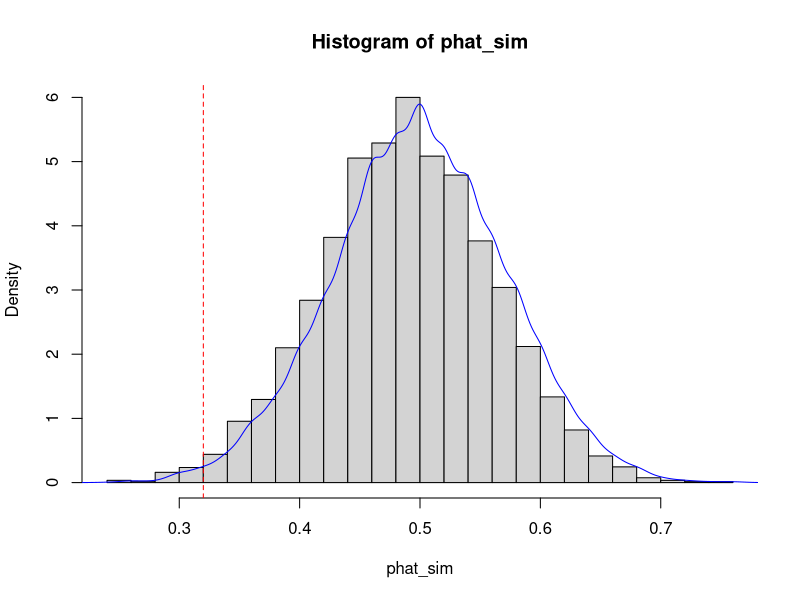
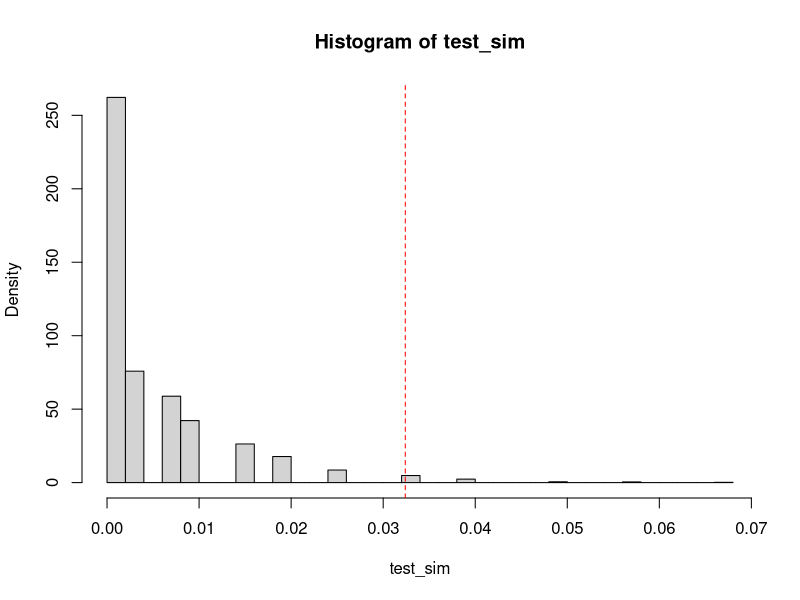
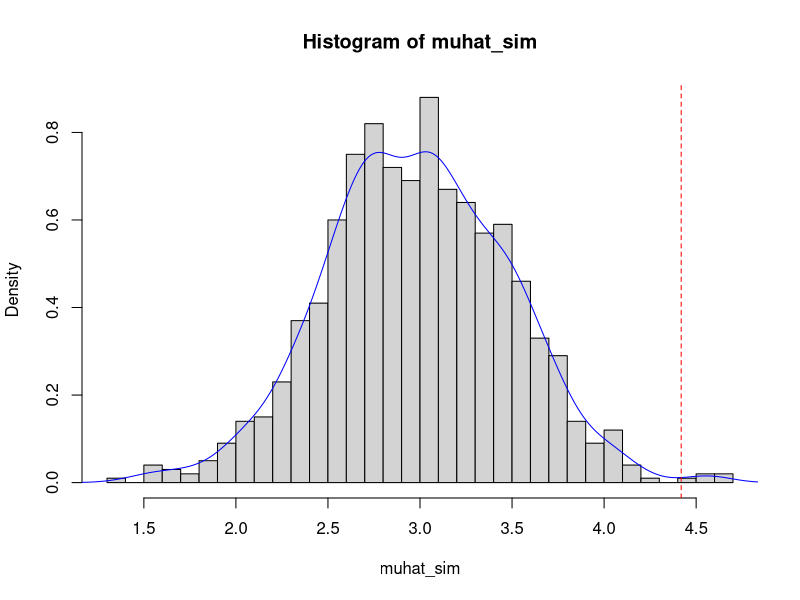

These figures' R source, in order:
set.seed(440)

# Set sample size of the dataset
n<-50

# Set true value of 'p'
p<-1/3

# Set 'p' under H0
p0<-1/2

# Observe data (n=50) from Bernoulli(1/3)
X<-rbinom(n,size=1,p=p)

# Estimate 'p' from the observed dataset
phat<-mean(X)

# Simulate data (n=50) from Bernoulli(1/2) for 10,000 times
reps<-10000
X_sim<-matrix(rbinom(n*reps,size=1,p=p0),nrow=reps)

# Estimate 'p' from each of 10,000 simulated datasets
phat_sim<-rowMeans(X_sim)

# Visualize simulations
hist(phat_sim,prob=TRUE,breaks=30)
dens_est<-density(phat_sim, bw="nrd")
points(dens_est$x,dens_est$y,type="l",col="blue")
abline(v=phat,col="red",lty=2)

# Convert test statistics to better handle "both tails"
test_stat<-(phat-p0)^2
test_sim<-(phat_sim-p0)^2

# Visualize simulations
hist(test_sim,prob=TRUE,breaks=30)
abline(v=test_stat,col="red",lty=2)

# Compute a p-value based on simulations
mean(test_sim >= test_stat)

prop.test(sum(X),n=n,p=p0,alternative="two.sided")

t.test(X,mu=p0,alternative="two.sided")

binom.test(sum(X),n=n,p=p0,alternative="two.sided")

#one sample mean test

set.seed(440)

# Set true values of 'mu' and 'sigma'
mu<-3.5; sigma<-5

# Set the value of 'mu' under H0
mu0<-3

# Set the sample size of the dataset
n<-100

# Set the number of simulations to run
reps<-1000

# Observe data (n=100) from N(3.5, 5^2)
X<-rnorm(n=n,mean=mu,sd=sigma)

# Estimate 'mu' from the observed dataset
muhat<-mean(X)

# Simulate data (n=100) from N(3, 5^2) for 1000 times
X_sim<-matrix(rnorm(n=n*reps,mean=mu0,sd=sigma),nrow=reps) # Estimate 'mu' from each of 1000 simulated datasets
muhat_sim<-rowMeans(X_sim)

# Visualize simulations
hist(muhat_sim,prob=TRUE,breaks=30)
dens_est<-density(muhat_sim)
points(dens_est$x,dens_est$y,type="l",col="blue")
abline(v=muhat,col="red",lty=2)

 # Compute two-sided p-value based on simulations
mean((muhat_sim-mu0)^2>=(muhat-mu0)^2)

t.test(X,mu=mu0,alternative="two.sided")

wilcox.test(X,mu=mu0,alternative="two.sided")

